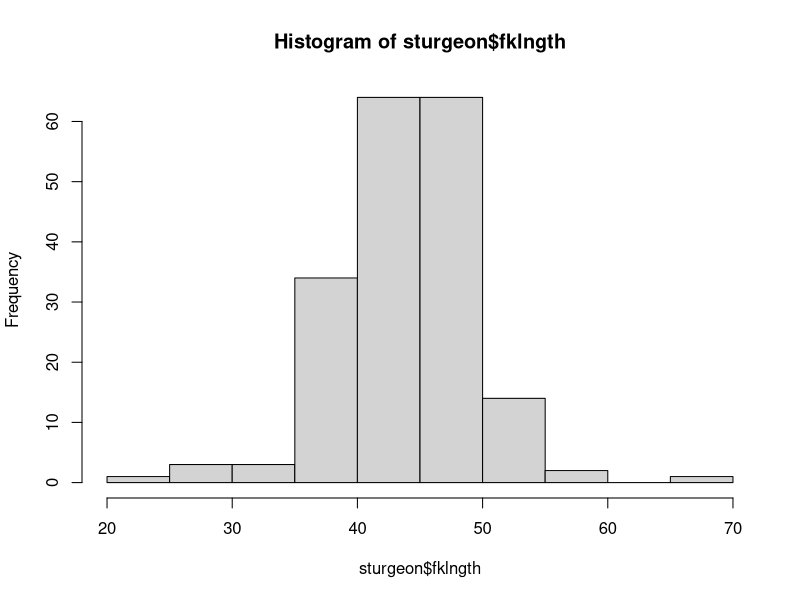
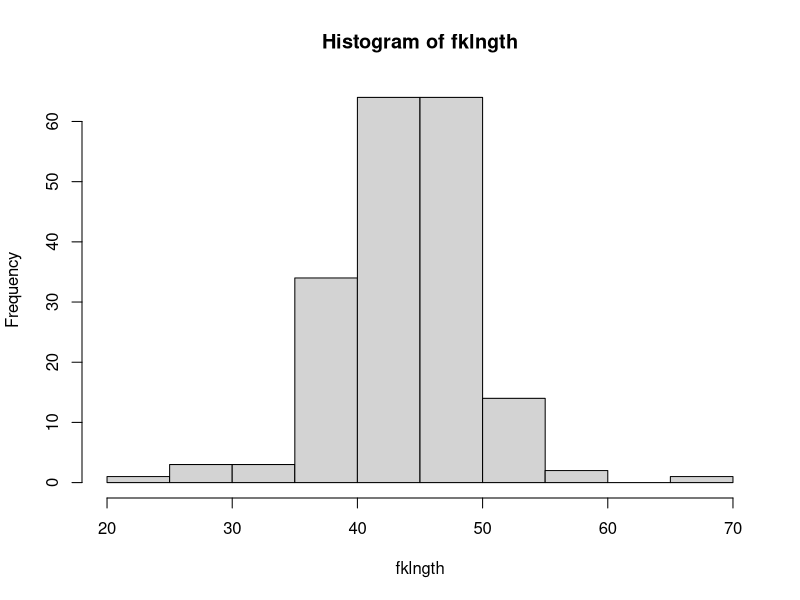
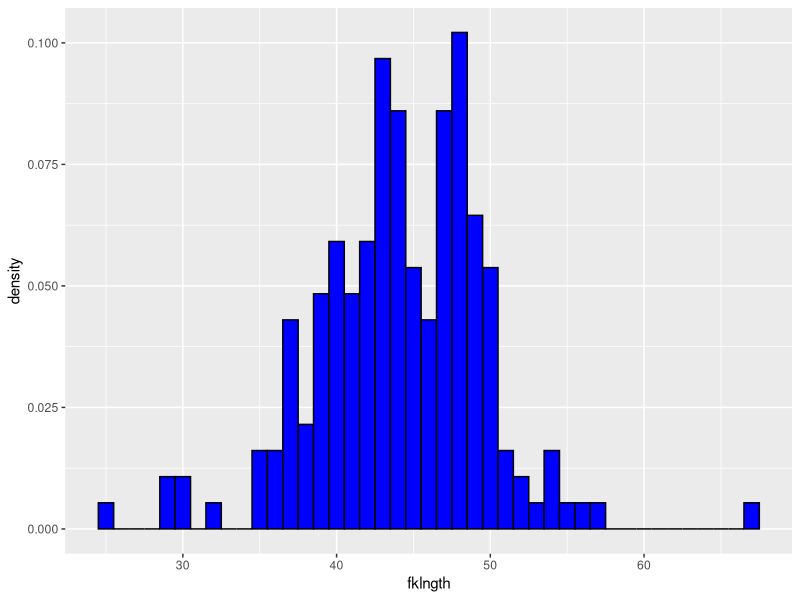
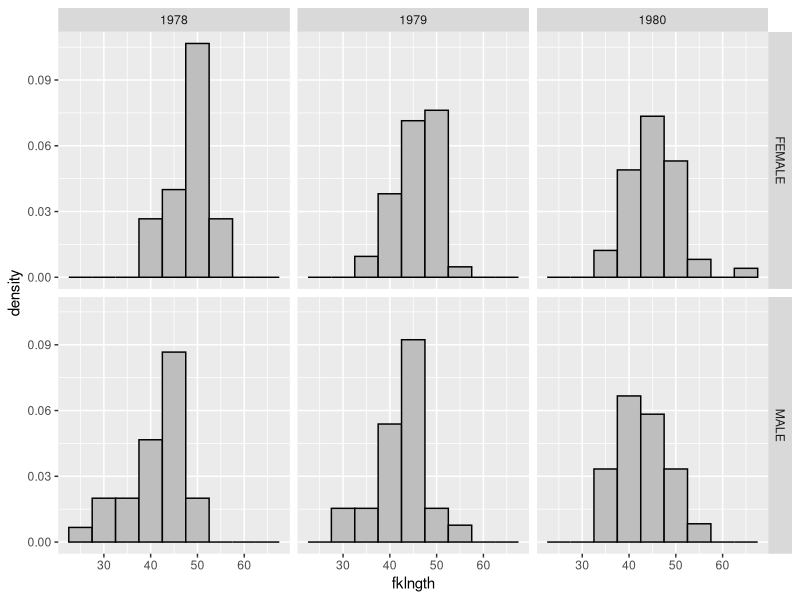
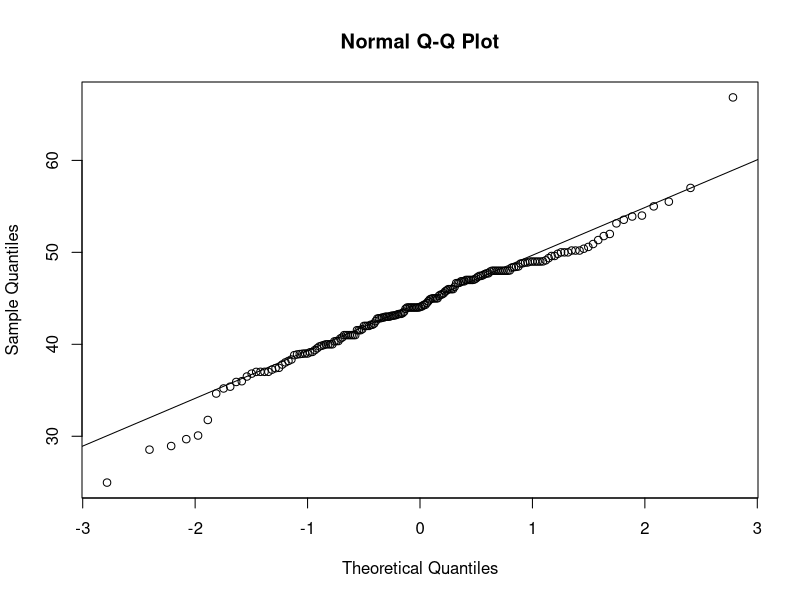
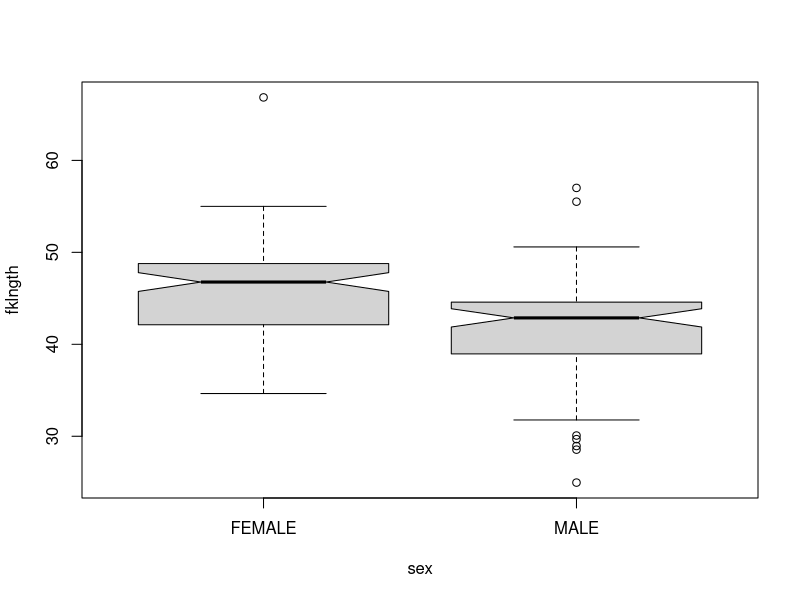
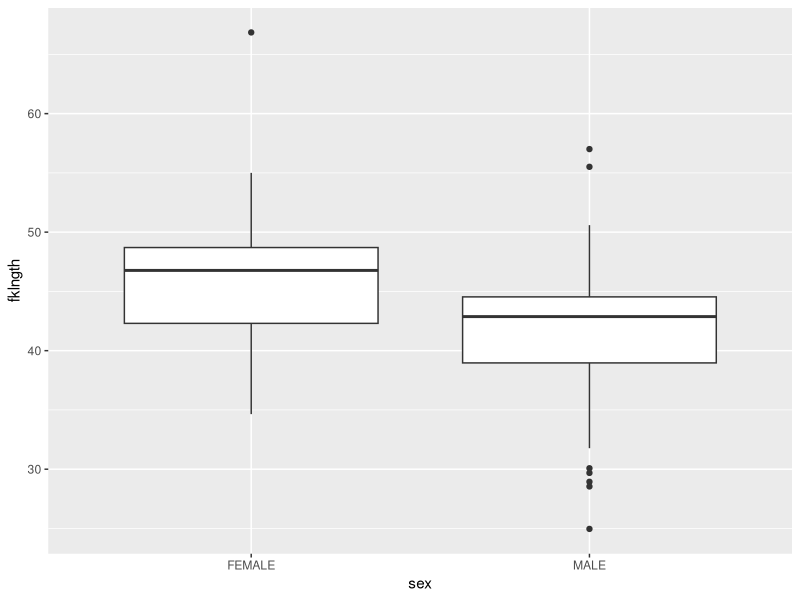
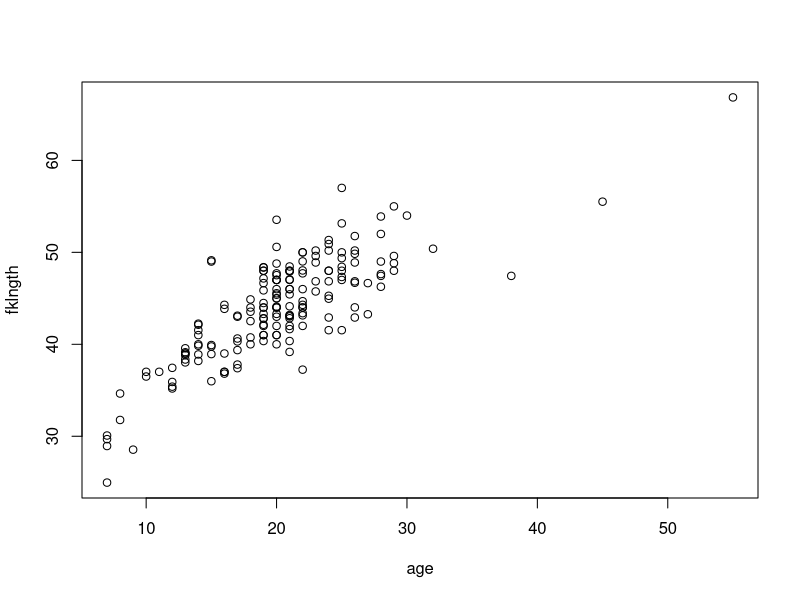

Source code (R) for these figures, in order: (Note: this script raises an error after producing the figures.)
#############################################################
# Exercise 1 - Introduction to R 
# By: Kristin Eccles
# Written in R 3.5.0

#############################################################
# Load Libraries
# Requires athe ggplot2 package that is not part of base installation
# To install the package, uncomment the following line
# install.packages("ggplot2", dependencies=TRUE)
library(ggplot2)

# Load data
sturgeon= read.csv("sturgeon.csv")

getwd()
setwd("/Users/kristineccles/Desktop/intro_to_r")

#############################################################
sturgeon
# Check to see if we have emissing data
is.na(sturgeon)

# Summarize the contents of the sturgeon dataframe
summary(sturgeon)
# you will also see missing data in this summary 

# Clean the data if necessary
# if we had missing data we can remove 
# create new dataset without missing data 
sturgeon_complete <- na.omit(sturgeon)
summary(sturgeon_complete)


#############################################################
# Visualize the data 
# Make a histogram of the variable fklngth in the sturgeon
# this uses the base R plotting 
hist(sturgeon$fklngth)

# Make variables in the sturgeon data.frame directly callable by attaching
attach(sturgeon)

# Redo the same histogram as before
ls()
hist(fklngth)

# use "sturgeon" dataframe to make plot called mygraph
# and define x axis as representing fklngth

plot1 <- ggplot(sturgeon) +
  geom_histogram(aes(x = fklngth, y = ..density..),
                 binwidth = 1, fill = "blue", color = "black")
plot1
# Try changing the binwidth- what happens?

# Data distribution fklngth by subsets of sex and year
# split previous graph per year (rows) and sex (columns)
plot2 <- ggplot(sturgeon) +
  geom_histogram(aes(x = fklngth, y = ..density..),
                 binwidth = 5, fill = "grey", color = "black")+
  facet_grid(sex ~ year)
plot2

# QQ plot de fklngth
qqnorm(fklngth)
qqline(fklngth)
# Are there outliers?

# Wilks-Shapiro test of normality on fklngth
shapiro.test(fklngth)

# Boxplot of fklngth by sex, with whiskers
# base graphics
boxplot(fklngth ~ sex, notch = TRUE)

#ggplot2 version
plot3<-ggplot(sturgeon, aes(x=sex, y=fklngth))
plot3+ geom_boxplot()

# Scatterplot of fklngth as a function of age
# base graphics
plot(fklngth ~ age)

#ggplot2 version
plot4<-ggplot(sturgeon, aes(x=age, y=fklngth))
plot4+ geom_point(size=5, shape=22, color="blue")


# Matrix of scatterplots of all pairs of variables in dataframe sturgeon, with lowess trace
pairs(sturgeon, panel = panel.smooth)

# Create a subset with only females captured in 1978
sturgeon.female.1978 <- subset(sturgeon, sex == "FEMALE" &
                                 year == "1978")

# Create a histogram of fklngth from a subset for females in 1979 and 1980
mysubset = subset(sturgeon, sex == "FEMALE" & (year == "1979" | year == "1980"))
hist(mysubset$fklngth)

